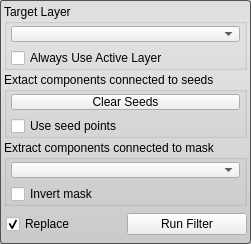
<?xml version="1.0" encoding="UTF-8"?>
<ui version="4.0">
 <class>ConnectedComponentFilterInterface</class>
 <widget class="QWidget" name="ConnectedComponentFilterInterface">
  <property name="geometry">
   <rect>
    <x>0</x>
    <y>0</y>
    <width>251</width>
    <height>244</height>
   </rect>
  </property>
  <property name="sizePolicy">
   <sizepolicy hsizetype="Preferred" vsizetype="Fixed">
    <horstretch>0</horstretch>
    <verstretch>0</verstretch>
   </sizepolicy>
  </property>
  <property name="minimumSize">
   <size>
    <width>0</width>
    <height>100</height>
   </size>
  </property>
  <property name="maximumSize">
   <size>
    <width>16777215</width>
    <height>16777215</height>
   </size>
  </property>
  <property name="windowTitle">
   <string>Connected Component Filter</string>
  </property>
  <property name="styleSheet">
   <string notr="true">QWidget#ConnectedComponentFilterInterface{
	border-radius: 3px;
	border: 1px solid rgb(80, 80,80);
	background-color: qlineargradient(spread:pad, x1:0.5, y1:0, x2:0.5, y2:0.960227, stop:0 rgba(221, 221, 221, 255), stop:0.155779 rgba(228, 228, 228, 255), stop:1 rgba(202, 204, 204, 255));      
}</string>
  </property>
  <layout class="QVBoxLayout" name="verticalLayout">
   <property name="spacing">
    <number>2</number>
   </property>
   <property name="margin">
    <number>4</number>
   </property>
   <item>
    <widget class="QGroupBox" name="target_groupbox_">
     <property name="title">
      <string>Target Layer</string>
     </property>
     <layout class="QVBoxLayout" name="verticalLayout_4">
      <property name="leftMargin">
       <number>4</number>
      </property>
      <property name="topMargin">
       <number>2</number>
      </property>
      <property name="rightMargin">
       <number>4</number>
      </property>
      <property name="bottomMargin">
       <number>4</number>
      </property>
      <item>
       <widget class="QComboBox" name="target_layer_">
        <property name="sizePolicy">
         <sizepolicy hsizetype="Ignored" vsizetype="Fixed">
          <horstretch>0</horstretch>
          <verstretch>0</verstretch>
         </sizepolicy>
        </property>
       </widget>
      </item>
      <item>
       <widget class="QWidget" name="widget_2" native="true">
        <property name="minimumSize">
         <size>
          <width>0</width>
          <height>20</height>
         </size>
        </property>
        <layout class="QHBoxLayout" name="horizontalLayout_2">
         <property name="spacing">
          <number>0</number>
         </property>
         <property name="margin">
          <number>0</number>
         </property>
         <item>
          <widget class="QCheckBox" name="use_active_layer_">
           <property name="text">
            <string>Always Use Active Layer</string>
           </property>
          </widget>
         </item>
        </layout>
       </widget>
      </item>
     </layout>
    </widget>
   </item>
   <item>
    <widget class="QGroupBox" name="groupBox">
     <property name="title">
      <string>Extact components connected to seeds</string>
     </property>
     <layout class="QVBoxLayout" name="verticalLayout_2">
      <property name="spacing">
       <number>6</number>
      </property>
      <property name="leftMargin">
       <number>4</number>
      </property>
      <property name="topMargin">
       <number>2</number>
      </property>
      <property name="rightMargin">
       <number>4</number>
      </property>
      <property name="bottomMargin">
       <number>4</number>
      </property>
      <item>
       <widget class="QPushButton" name="clearSeedsButton">
        <property name="sizePolicy">
         <sizepolicy hsizetype="Preferred" vsizetype="Fixed">
          <horstretch>0</horstretch>
          <verstretch>0</verstretch>
         </sizepolicy>
        </property>
        <property name="text">
         <string>Clear Seeds</string>
        </property>
       </widget>
      </item>
      <item>
       <widget class="QWidget" name="widget_3" native="true">
        <property name="minimumSize">
         <size>
          <width>0</width>
          <height>20</height>
         </size>
        </property>
        <layout class="QHBoxLayout" name="horizontalLayout_3">
         <property name="spacing">
          <number>0</number>
         </property>
         <property name="margin">
          <number>0</number>
         </property>
         <item>
          <widget class="QCheckBox" name="use_seeds_">
           <property name="text">
            <string>Use seed points</string>
           </property>
          </widget>
         </item>
        </layout>
       </widget>
      </item>
     </layout>
    </widget>
   </item>
   <item>
    <widget class="QGroupBox" name="connected_to_mask_groupbox_">
     <property name="title">
      <string>Extract components connected to mask</string>
     </property>
     <layout class="QVBoxLayout" name="verticalLayout_5">
      <property name="leftMargin">
       <number>4</number>
      </property>
      <property name="topMargin">
       <number>2</number>
      </property>
      <property name="rightMargin">
       <number>4</number>
      </property>
      <property name="bottomMargin">
       <number>4</number>
      </property>
      <item>
       <widget class="QComboBox" name="mask_">
        <property name="sizePolicy">
         <sizepolicy hsizetype="Ignored" vsizetype="Fixed">
          <horstretch>0</horstretch>
          <verstretch>0</verstretch>
         </sizepolicy>
        </property>
       </widget>
      </item>
      <item>
       <widget class="QWidget" name="widget_4" native="true">
        <property name="minimumSize">
         <size>
          <width>0</width>
          <height>20</height>
         </size>
        </property>
        <layout class="QHBoxLayout" name="horizontalLayout_4">
         <property name="spacing">
          <number>0</number>
         </property>
         <property name="margin">
          <number>0</number>
         </property>
         <item>
          <widget class="QCheckBox" name="invert_mask_">
           <property name="text">
            <string>Invert mask</string>
           </property>
          </widget>
         </item>
        </layout>
       </widget>
      </item>
     </layout>
    </widget>
   </item>
   <item>
    <widget class="QWidget" name="widget" native="true">
     <property name="minimumSize">
      <size>
       <width>0</width>
       <height>32</height>
      </size>
     </property>
     <property name="maximumSize">
      <size>
       <width>16777215</width>
       <height>32</height>
      </size>
     </property>
     <layout class="QHBoxLayout" name="horizontalLayout">
      <property name="spacing">
       <number>0</number>
      </property>
      <property name="leftMargin">
       <number>2</number>
      </property>
      <property name="topMargin">
       <number>0</number>
      </property>
      <property name="rightMargin">
       <number>0</number>
      </property>
      <property name="bottomMargin">
       <number>0</number>
      </property>
      <item>
       <widget class="QCheckBox" name="replaceCheckBox">
        <property name="text">
         <string>Replace</string>
        </property>
        <property name="checked">
         <bool>true</bool>
        </property>
       </widget>
      </item>
      <item>
       <widget class="QPushButton" name="runFilterButton">
        <property name="sizePolicy">
         <sizepolicy hsizetype="Preferred" vsizetype="Fixed">
          <horstretch>0</horstretch>
          <verstretch>0</verstretch>
         </sizepolicy>
        </property>
        <property name="text">
         <string>Run Filter</string>
        </property>
       </widget>
      </item>
     </layout>
    </widget>
   </item>
  </layout>
 </widget>
 <resources/>
 <connections/>
</ui>
